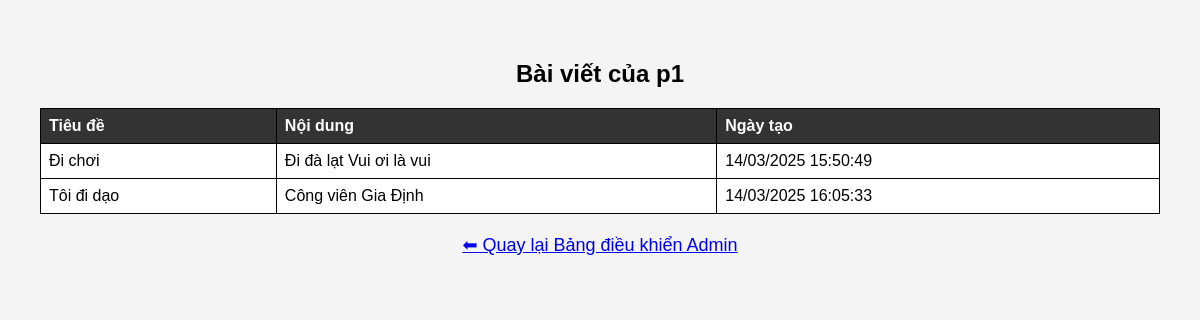
Screenshot of /user/3/ (signed in) with the database file from the repository.
### posts/models.py (models this page shows, shortened)
class Post(models.Model):
    author = models.ForeignKey(User, on_delete=models.CASCADE)
    title = models.CharField(max_length=200)
    content = models.TextField()
    image_url = models.URLField(max_length=500, blank=True, null=True)
    created_at = models.DateTimeField(auto_now_add=True)
    updated_at = models.DateTimeField(auto_now=True)

### users/views.py (the view)
# urls.py: path('user/<int:user_id>/', views.user_detail, name='user_detail'),
@login_required
@staff_member_required
def user_detail(request, user_id):
    user = get_object_or_404(User, id=user_id)
    posts = Post.objects.filter(author=user)
    return render(request, 'users/user_detail.html', {'user': user, 'posts': posts})

### templates/users/user_detail.html (shortened to what this page needs)
<!DOCTYPE html>
<html lang="vi">
<head>
</head>
<body>
<h2>Bài viết của {{ user.username }}</h2>
<table>
    <thead>
        <tr>
            <th>Tiêu đề</th>
            <th>Nội dung</th>
            <th>Ngày tạo</th>
        </tr>
    </thead>
    <tbody>
        {% for post in posts %}
        <tr>
            <td>{{ post.title }}</td>
            <td>{{ post.content }}</td>
            <td>{{ post.created_at|date:"d/m/Y H:i:s" }}</td>
        </tr>
        {% empty %}
        <tr>
            <td colspan="3">Không có bài viết nào</td>
        </tr>
        {% endfor %}
    </tbody>
</table>
<a href="{% url 'admin_dashboard' %}" class="back-link">⬅ Quay lại Bảng điều khiển Admin</a>
</body>
</html>

### templates/users/user_detail.html (style rules this page uses)
body { font-family: Arial, sans-serif; margin: 20px; padding: 20px; background-color: #f4f4f4; }
h2 { text-align: center; }
table { width: 100%; border-collapse: collapse; background-color: white; }
th, td { border: 1px solid black; padding: 8px; text-align: left; }
th { background-color: #333; color: white; }
.back-link { display: block; text-align: center; margin: 20px 0; font-size: 18px; }

### rows the page displays
Post: title "Đi chơi", content "Đi đà lạt Vui ơi là vui", created_at "14/03/2025 15:50:49"
Post: title "Tôi đi dạo", content "Công viên Gia Định", created_at "14/03/2025 16:05:33"

### other values shown
{{ user.username }} "p1"
